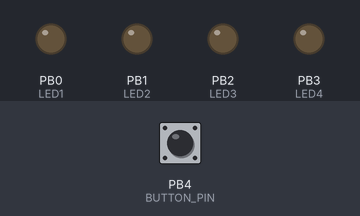
The sketch below on a simulated ATtiny85, built with avr-gcc and run on an emulated ATtiny85. On the bench: output pins drawn as LEDs (lit = HIGH). Dashed ring = blinking. Inputs (shaded band) come from the test bench; at power-on: PB4 (BUTTON_PIN) HIGH.

Above: at 1.2 s.
1.3 s: PB4 (BUTTON_PIN) pulled LOW for 3.2 s
At 3.5 s:
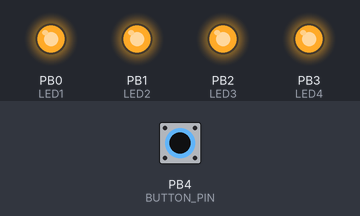
6.0 s: PB4 (BUTTON_PIN) pulled LOW for 0.15 s
At 7.39 s:
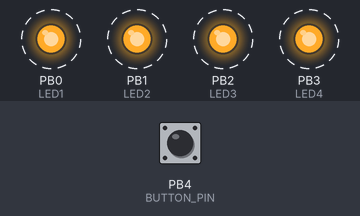
9.1 s: PB4 (BUTTON_PIN) pulsed LOW 5 times (0.12 s each, 0.3 s apart)
At 10.56 s:
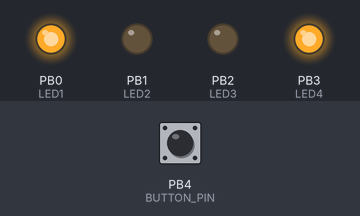
12.5 s: PB4 (BUTTON_PIN) pulsed LOW 5 times (0.12 s each, 0.3 s apart)
15.8 s: PB4 (BUTTON_PIN) pulled LOW for 0.15 s
Timing chart, 0 to 19.8 s (numbered marks = the images above; inputs shaded):
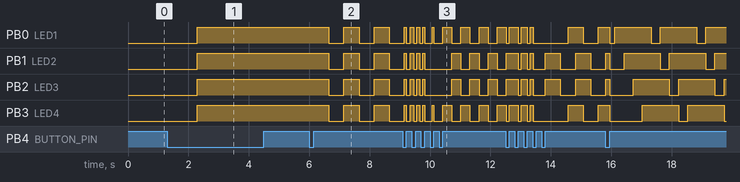

Measured:
- after the input at 1.3 s, PB0 (LED1), PB1 (LED2), PB2 (LED3), PB3 (LED4): LOW → HIGH after 1.0 s
- after the input at 6.0 s, PB0 (LED1), PB1 (LED2), PB2 (LED3), PB3 (LED4): alternates HIGH for 0.50 s and LOW for 0.50 s, starting after 0.65 s

The sketch:

blikatko_final.ino
```cpp
#include <avr/sleep.h>
#include <avr/power.h>
#include <avr/wdt.h>
#include <avr/interrupt.h>

#define BUTTON_PIN 4
#define LED1 0
#define LED2 1
#define LED3 2
#define LED4 3

bool enabled = false;
byte mode = 0;

unsigned long lastBlink = 0;
unsigned long pressStart = 0;
bool lastButton = HIGH;
bool longPressDone = false;
bool ledState = false;
unsigned long offStart = 0;

volatile bool wakeUpFlag = false;

// battery + warning
unsigned long lastBatteryCheck = 0;
bool warningActive = false;
byte warningBlinkCount = 0;
unsigned long warningTimer = 0;
bool warningState = false;

enum WarningPhase {
  WARNING_IDLE,
  WARNING_PRE_GAP,
  WARNING_BLINK,
  WARNING_POST_GAP
};

WarningPhase warningPhase = WARNING_IDLE;

ISR(PCINT0_vect){ wakeUpFlag = true; }

// ---------- LED CONTROL ----------
void writeAllLEDs(bool state) {
  digitalWrite(LED1, state);
  digitalWrite(LED2, state);
  digitalWrite(LED3, state);
  digitalWrite(LED4, state);
}

void setAll(bool state) { writeAllLEDs(state); }
void allOff() { writeAllLEDs(LOW); }
void allOn() { writeAllLEDs(HIGH); }

// ---------- SLEEP ----------
void goToSleep(){
  allOff();
  lastButton = HIGH;
  GIMSK = (1 << PCIE);
  PCMSK = (1 << PCINT4);

  power_adc_disable();
  power_timer1_disable();
  power_usi_disable();

  set_sleep_mode(SLEEP_MODE_PWR_DOWN);
  cli();
  GIFR |= (1 << PCIF);
  sleep_enable();

// #if defined(BODS) && defined(BODSE)
//  MCUCR = (1 << BODS) | (1 << BODSE);
//  MCUCR = (MCUCR & ~(1 << BODSE)) | (1 << BODS);
// #endif

// digitalWrite(LED1, HIGH);
// delay(1000);

  sei();
  sleep_cpu();

  sleep_disable();
  PCMSK &= ~(1 << PCINT4);

power_adc_enable();

  wakeUpFlag=false;
}

// ---------- ADC BATTERY ----------
long readVcc() {
  power_adc_enable();
  ADCSRA |= (1 << ADEN);

  ADMUX = _BV(MUX3) | _BV(MUX2);
  delay(2);

  // dummy reads
  for (byte i = 0; i < 2; i++) {
    ADCSRA |= _BV(ADSC);
    while (bit_is_set(ADCSRA, ADSC));
  }

  ADCSRA |= _BV(ADSC);
  while (bit_is_set(ADCSRA, ADSC));

  long result = ADC;
  result = 1126400L / result;

  ADCSRA &= ~(1 << ADEN);
  power_adc_disable();

  return result;
}

void checkBattery() {
  if (!enabled) return;

  if (millis() - lastBatteryCheck >= 30000) {
    lastBatteryCheck = millis();

    long vcc = readVcc();

    if (vcc < 3300) {
      warningActive = true;
      warningPhase = WARNING_PRE_GAP;
      warningTimer = millis();
    }
  }
}

void handleLowBatteryWarning() {
  if (!warningActive) return;

  switch (warningPhase) {

    case WARNING_PRE_GAP:
      setAll(LOW);
      if (millis() - warningTimer >= 300) {
        warningPhase = WARNING_BLINK;
        warningTimer = millis();
        warningBlinkCount = 0;
        warningState = false;
      }
      break;

    case WARNING_BLINK:
      if (millis() - warningTimer >= 120) {
        warningTimer = millis();

        warningState = !warningState;
        setAll(warningState);

        if (warningState) {
          warningBlinkCount++;
        }

        if (warningBlinkCount >= 5) {
          warningPhase = WARNING_POST_GAP;
          warningTimer = millis();
        }
      }
      break;

    case WARNING_POST_GAP:
      setAll(LOW);
      if (millis() - warningTimer >= 300) {
        warningActive = false;
        warningPhase = WARNING_IDLE;
      }
      break;

    default:
      warningActive = false;
      warningPhase = WARNING_IDLE;
      break;
  }
}

// ---------- SETUP ----------
void setup() {
  MCUSR &= ~(1 << WDRF);
  wdt_disable();

  ADCSRA &= ~(1 << ADEN);
  power_adc_disable();
  power_timer1_disable();
  power_usi_disable();

  pinMode(LED1, OUTPUT);
  pinMode(LED2, OUTPUT);
  pinMode(LED3, OUTPUT);
  pinMode(LED4, OUTPUT);
  pinMode(BUTTON_PIN, INPUT_PULLUP);

  allOff();
}

// ---------- LOOP ----------
void loop() {
  bool button = digitalRead(BUTTON_PIN);

  if (lastButton == HIGH && button == LOW) {
    pressStart = millis();
    longPressDone = false;
  }

  if (button == LOW && !longPressDone && millis() - pressStart > 1000) {
    enabled = !enabled;
    longPressDone = true;
    allOff();
  }

  if (lastButton == LOW && button == HIGH) {
    unsigned long pressTime = millis() - pressStart;

    if (pressTime < 500 && enabled) {
      mode++;
      if (mode > 6) mode = 0;
      allOff();
    }
  }

  lastButton = button;

  if (!enabled) {
    allOff();
    if (offStart == 0) offStart = millis();
    if (millis() - offStart >= 5000) {
      goToSleep();
      offStart = millis();
    }
    return;
  } else {
    offStart = 0;
  }

  checkBattery();
  handleLowBatteryWarning();

  if (warningActive) return;

  switch (mode) {
    case 0: allOn(); break;
    case 1: blinkMode(500); break;
    case 2: blinkMode(100); break;
    case 3: doubleBlink(); break;
    case 4: dosebe(); break;
    case 5: dolu_a_na_horu(); break;
    case 6: prvni_druha(); break;
  }
}

// ---------- EFFECTS ----------
void setLED1(bool state){ digitalWrite(LED1, state); }
void setLED2(bool state){ digitalWrite(LED2, state); }
void setLED3(bool state){ digitalWrite(LED3, state); }
void setLED4(bool state){ digitalWrite(LED4, state); }

void blinkMode(unsigned long interval) {
  if (millis() - lastBlink >= interval) {
    lastBlink = millis();
    ledState = !ledState;
    setAll(ledState);
  }
}

void doubleBlink() {
  static int step = 0;
  unsigned long intervals[] = {100,100,100,700};

  if (millis() - lastBlink >= intervals[step]) {
    lastBlink = millis();

    switch (step) {
      case 0: setAll(HIGH); break;
      case 1: setAll(LOW); break;
      case 2: setAll(HIGH); break;
      case 3: setAll(LOW); break;
    }

    step++;
    if (step > 3) step = 0;
  }
}

void dosebe() {
  static int step = 0;
  unsigned long intervals[] = {0,250,0,250,0,250,0,250,0};

  if (millis() - lastBlink >= intervals[step]) {
    lastBlink = millis();

    switch (step) {
      case 0: setAll(LOW); break;
      case 1: setLED1(HIGH); break;
      case 2: setLED4(HIGH); break;
      case 3: setLED3(HIGH); break;
      case 4: setLED2(HIGH); break;
      case 5: setLED1(LOW); break;
      case 6: setLED4(LOW); break;
      case 7: setLED3(LOW); break;
      case 8: setLED2(LOW); break;
    }

    step++;
    if (step > 8) step = 0;
  }
}

void dolu_a_na_horu() {
  static int step = 0;
  unsigned long intervals[] = {300,300,0,300,0,300,0,300};

  if (millis() - lastBlink >= intervals[step]) {
    lastBlink = millis();

    switch (step) {
      case 0: setLED1(LOW); break;
      case 1: setLED2(LOW); break;
      case 2: setLED1(HIGH); break;
      case 3: setLED3(LOW); break;
      case 4: setLED2(HIGH); break;
      case 5: setLED3(HIGH); break;
      case 6: setLED4(LOW); break;
      case 7: setLED4(HIGH); break;
    }

    step++;
    if (step > 7) step = 0;
  }
}

void prvni_druha() {
  static int step = 0;
  unsigned long intervals[] = {0,0,300,0,0,300};

  if (millis() - lastBlink >= intervals[step]) {
    lastBlink = millis();

    switch (step) {
      case 0: setLED1(HIGH); break;
      case 1: setLED4(HIGH); break;
      case 2: setAll(LOW); break;
      case 3: setLED2(HIGH); break;
      case 4: setLED3(HIGH); break;
      case 5: setAll(LOW); break;
    }

    step++;
    if (step > 5) step = 0;
  }
}
```
